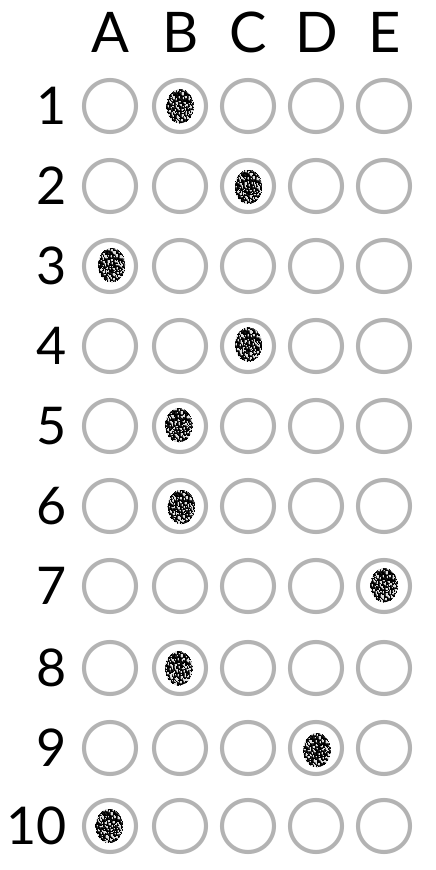
#> input picture 03_optical_mark_recognition/answers_1.png, 436 x 870 px
$ python omr.py --image answers_1.png
#> lines starting #> are read from the running program, lines starting #| are printed output that depends on the picture; after the words box and inside, x2 and y2 are one past the last pixel; in counts of white or black regions, pixels touching at a corner belong together
#> further down, image is the input picture: shape (870, 436, 3); min 0, max 255, mean 240.4
import cv2
import imutils
import numpy as np
from imutils import contours
import argparse

def prepare_image(image):
    gray = cv2.cvtColor(image, cv2.COLOR_BGR2GRAY)
    blurred = cv2.GaussianBlur(gray, (5, 5), 0)
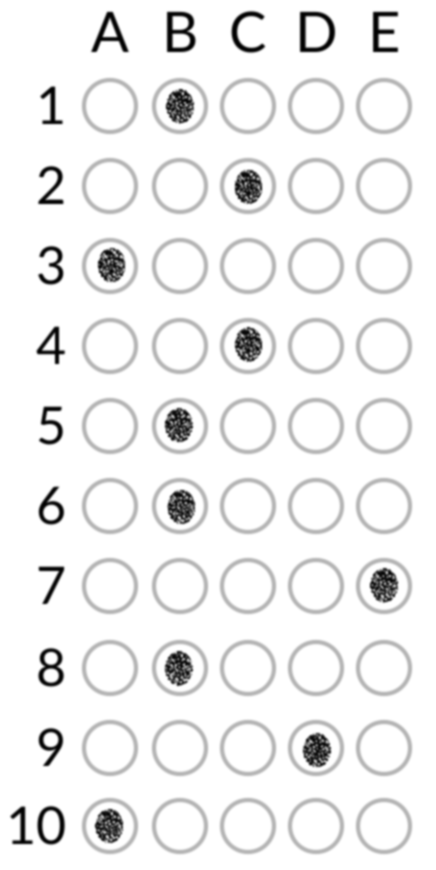
#> blurred: shape (870, 436); min 0, max 255, mean 240.4
    edges = cv2.Canny(blurred, 70, 70)
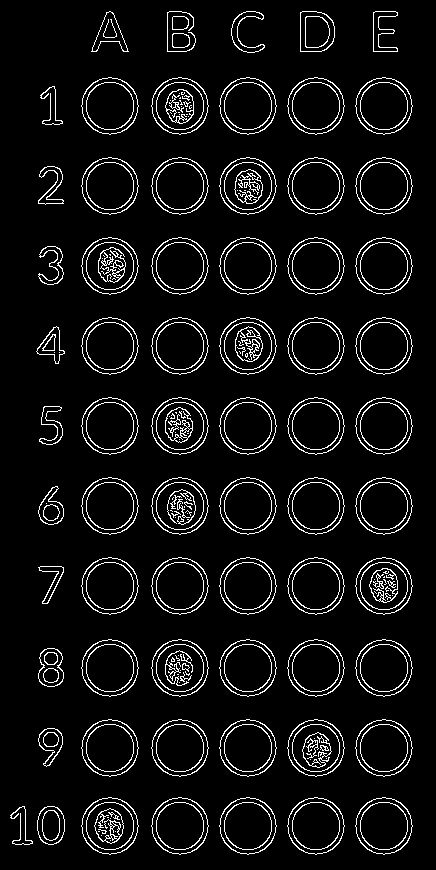
#> edges: shape (870, 436); 6.6% white in thin lines or dots, all inside (x1, y1, x2, y2) = (10, 11, 413, 855)
    thresh = cv2.threshold(edges, thresh=50, maxval=255, type=cv2.THRESH_BINARY | cv2.THRESH_OTSU)[1]
    return thresh

ap = argparse.ArgumentParser()
ap.add_argument("-i", "--image", required=True, help="Path to the image")
args = vars(ap.parse_args()) #ap.parse_args() -parsuje argumenty przekazane do skryptu z linii poleceń  vars(...) – konwertuje obiekt Namespace na słownik {'image': 'obraz.jpg'}

ANSWER_KEY = {0: 1, 1: 3, 2: 0, 3: 2, 4: 1, 5: 3, 6: 4, 7: 1, 8: 3, 9: 0}

image = cv2.imread(args["image"])

thresh = prepare_image(image)

cnts = cv2.findContours(thresh.copy(), mode=cv2.RETR_EXTERNAL, method=cv2.CHAIN_APPROX_SIMPLE)
#> cnts = 68 contours, 1 with area under 20; largest, box (x1, y1, x2, y2) and area: (355, 797, 413, 855) 2493, (287, 797, 345, 855) 2493, (219, 797, 277, 855) 2493, (151, 797, 209, 855) 2493, (81, 797, 139, 855) 2493
cnts = imutils.grab_contours(cnts) #imutils.grab_contours zapewnia kompatybilność kodu z różnymi wersjami OpenCV i zawsze zwraca poprawną listę konturów
print(f'liczba konturow: {len(cnts)}')
#| liczba konturow: 68

question_contours = []

for cnt in cnts:
    (x,y,w,h) = cv2.boundingRect(cnt)
    aspect_ratio = w / float(h)

    if w > 50 and h > 50 and 0.9 < aspect_ratio < 1.1:
            question_contours.append(cnt)
#> this loop made 68 passes
#> (x, y, w, h, aspect_ratio) on passes 1 to 12: (37, 806, 28, 39, 0.718), (10, 806, 23, 39, 0.59), (355, 797, 58, 58, 1), (287, 797, 58, 58, 1), (219, 797, 58, 58, 1), (151, 797, 58, 58, 1), (81, 797, 58, 58, 1), (38, 728, 25, 39, 0.641), (355, 719, 58, 58, 1), (287, 719, 58, 58, 1), (219, 719, 58, 58, 1), (151, 719, 58, 58, 1)
#> after the loop, question_contours = 50 contours; largest, box (x1, y1, x2, y2) and area: (355, 797, 413, 855) 2493, (287, 797, 345, 855) 2493, (219, 797, 277, 855) 2493, (151, 797, 209, 855) 2493, (81, 797, 139, 855) 2493

print(f'liczba odpowiedzi: {len(question_contours)}')
#| liczba odpowiedzi: 50

img = image.copy()

correct = 0
question_contours = imutils.contours.sort_contours(question_contours, method='top-to-bottom')[0]
#> question_contours = 50 contours; largest, box (x1, y1, x2, y2) and area: (355, 77, 413, 135) 2493, (287, 77, 345, 135) 2493, (219, 77, 277, 135) 2493, (151, 77, 209, 135) 2493, (81, 77, 139, 135) 2493

for question, idx in enumerate(range(0, len(question_contours), 5)):
    fields = question_contours[idx:idx + 5]
    fields = imutils.contours.sort_contours(fields, method='left-to-right')[0]
    marked = None

    for cnt_idx, cnt in enumerate(fields):
        mask = np.zeros(thresh.shape, dtype='uint8')
#> (the run stopped early here; a loop or call above may not have finished)

$ run again, on 03_optical_mark_recognition/sheet.png
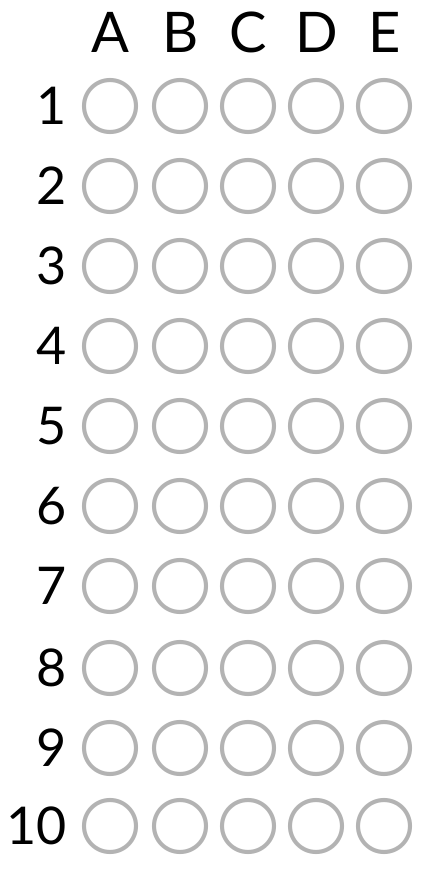
#> input picture 03_optical_mark_recognition/sheet.png, 436 x 870 px
#> image is the input picture: shape (870, 436, 3); min 0, max 255, mean 244
#> in prepare_image, `edges = cv2.Canny(blurred, 70, 70)`:
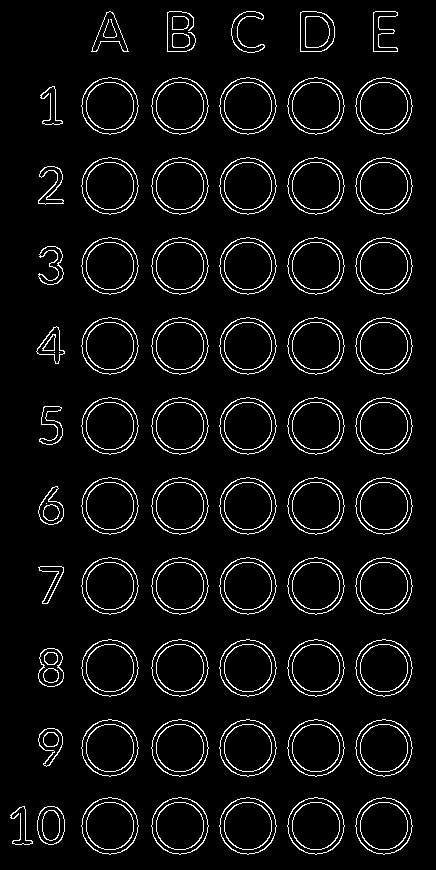
#> edges: shape (870, 436); 5.8% white in thin lines or dots, all inside (x1, y1, x2, y2) = (10, 11, 413, 855)
#> cnts = 68 contours, 1 with area under 20; largest, box (x1, y1, x2, y2) and area: (355, 797, 413, 855) 2493, (287, 797, 345, 855) 2493, (219, 797, 277, 855) 2493, (151, 797, 209, 855) 2493, (81, 797, 139, 855) 2493
#| liczba konturow: 68
#> the loop `for cnt in cnts:` made 68 passes
#> (x, y, w, h, aspect_ratio) on passes 1 to 8: (37, 806, 28, 39, 0.718), (10, 806, 23, 39, 0.59), (355, 797, 58, 58, 1), (287, 797, 58, 58, 1), (219, 797, 58, 58, 1), (151, 797, 58, 58, 1), (81, 797, 58, 58, 1), (38, 728, 25, 39, 0.641)
#> after the loop `for cnt in cnts:`: question_contours = 50 contours; largest, box (x1, y1, x2, y2) and area: (355, 797, 413, 855) 2493, (287, 797, 345, 855) 2493, (219, 797, 277, 855) 2493, (151, 797, 209, 855) 2493, (81, 797, 139, 855) 2493
#| liczba odpowiedzi: 50
#> `question_contours = imutils.contours.sort_contours(question_contours, ..`: question_contours = 50 contours; largest, box (x1, y1, x2, y2) and area: (355, 77, 413, 135) 2493, (287, 77, 345, 135) 2493, (219, 77, 277, 135) 2493, (151, 77, 209, 135) 2493, (81, 77, 139, 135) 2493
